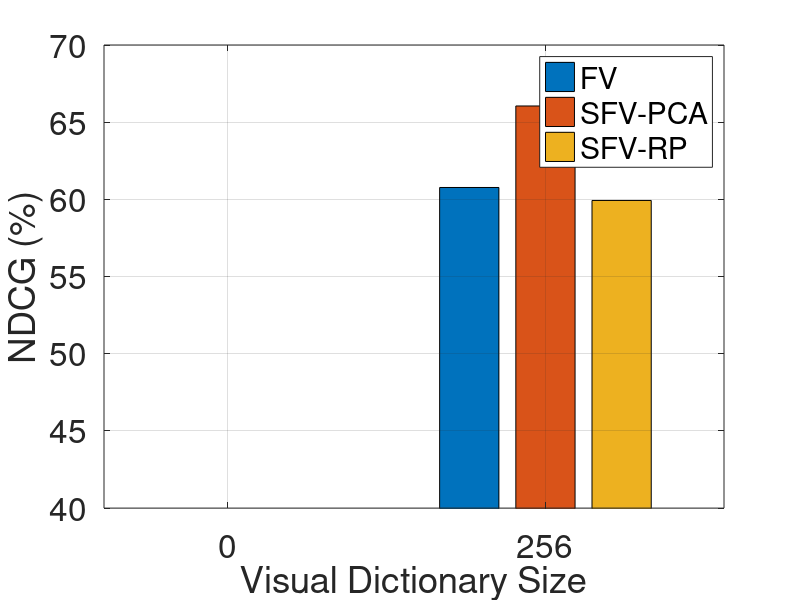

This figure's MATLAB source:
%% Correlo en Windows. Usando Matlab 2015
clear all
%close all
clc
FV = [ 0 60.77 ];
SFV_pca = [0 66.05 ];
SFV_rp =  [0 59.93];

res = [ FV; SFV_pca; SFV_rp];
h = bar([ 0 256],res');

%xlim([140 360])
ylim([40 70])
colormap(cool)
set(gca,'FontSize',24); 
grid on
%l = cell(1,3);
%l{1}='FV'; l{2}='SFV-PCA'; l{3}='SFV-RP';
legend('FV','SFV-PCA', 'SFV-RP' , 'orientation','vertical');
ylabel('NDCG (%)')
xlabel('Visual Dictionary Size')

%To save
width = 8;     % Width in inches
height = 6;    % Height in inches

set(gcf,'InvertHardcopy','on');
set(gcf,'PaperUnits', 'inches');
papersize = get(gcf, 'PaperSize');
left = (papersize(1)- width)/2;
bottom = (papersize(2)- height)/2;
myfiguresize = [left, bottom, width, height];
set(gcf,'PaperPosition', myfiguresize);

%Nicta
print('/home/johanna-uq/latex-svn/no-svn/icpr_2016/icpr2016_johanna_vApril21/images/results/mulp_256','-depsc2','-r300');
%close all
